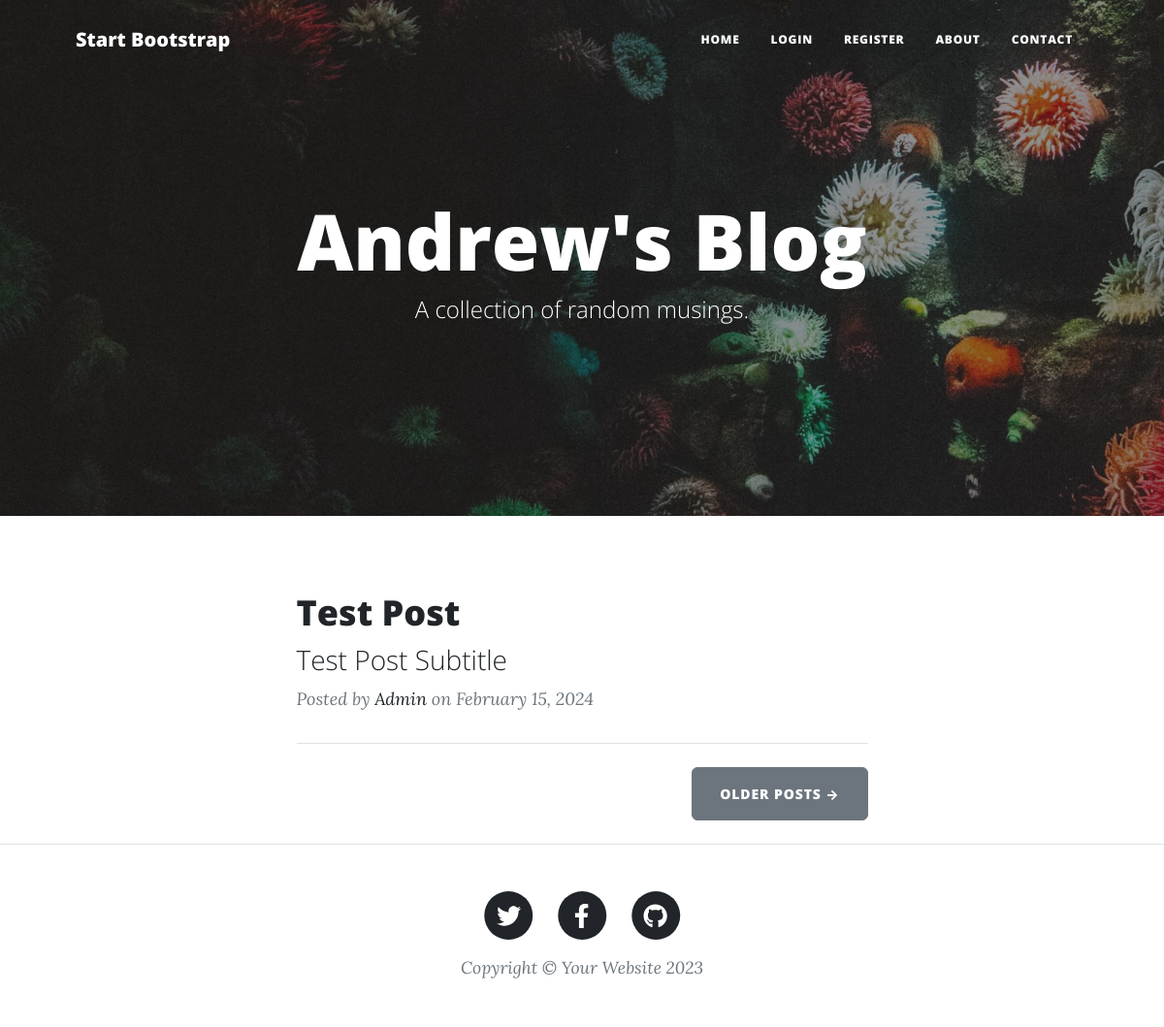
Before: / with the older database file.
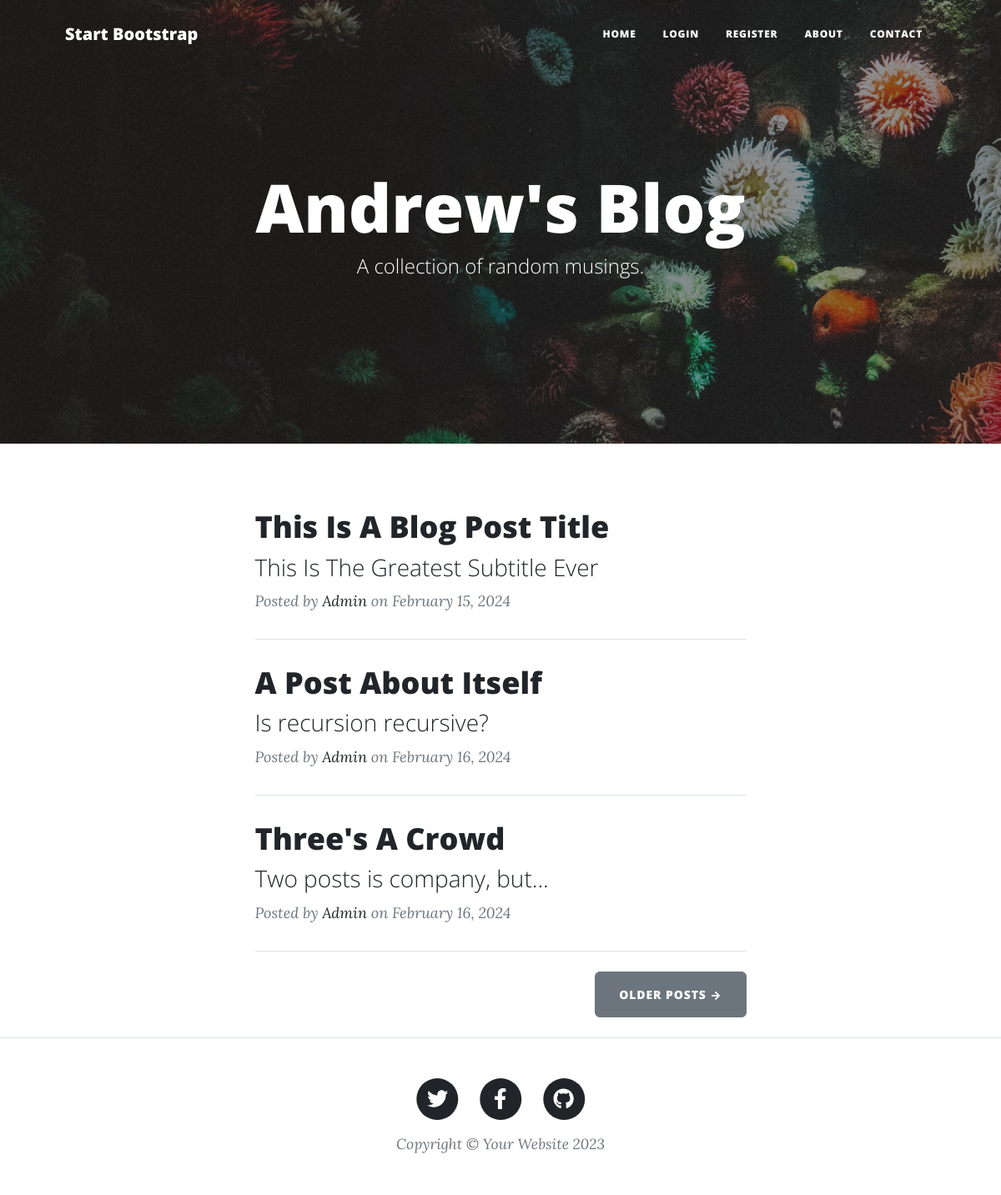
After: the same page with the newer database file.
### main.py (models this page shows)
class BlogPost(db.Model):
    __tablename__ = "blog_posts"
    id: Mapped[int] = mapped_column(Integer, primary_key=True)
    author_id: Mapped[int] = mapped_column(Integer, db.ForeignKey("users.id"))
    author = relationship("User", back_populates="posts")
    title: Mapped[str] = mapped_column(String(250), unique=True, nullable=False)
    subtitle: Mapped[str] = mapped_column(String(250), nullable=False)
    date: Mapped[str] = mapped_column(String(250), nullable=False)
    body: Mapped[str] = mapped_column(Text, nullable=False)
    img_url: Mapped[str] = mapped_column(String(250), nullable=False)
    comments = relationship("Comment", back_populates="parent_post")

class User(UserMixin, db.Model):
    __tablename__ = "users"
    id: Mapped[int] = mapped_column(Integer, primary_key=True)
    email: Mapped[str] = mapped_column(String(100), unique=True)
    password: Mapped[str] = mapped_column(String(100))
    name: Mapped[str] = mapped_column(String(100))
    posts = relationship("BlogPost", back_populates="author")
    comments = relationship("Comment", back_populates="comment_author")

### main.py (the view)
@app.route('/')
def get_all_posts():
    result = db.session.execute(db.select(BlogPost))
    posts = result.scalars().all()
    return render_template("index.html", all_posts=posts, logged_in=current_user.is_authenticated)

### templates/index.html (shortened to what this page needs)
{% include "header.html" %}
<header
  class="masthead"
  style="background-image: url('../static/assets/img/home-bg.jpg')"
>
  <div class="container position-relative px-4 px-lg-5">
    <div class="row gx-4 gx-lg-5 justify-content-center">
      <div class="col-md-10 col-lg-8 col-xl-7">
        <div class="site-heading">
          <h1>Andrew's Blog</h1>
          <span class="subheading">A collection of random musings.</span>
        </div>
      </div>
    </div>
  </div>
</header>
<div class="container px-4 px-lg-5">
  <div class="row gx-4 gx-lg-5 justify-content-center">
    <div class="col-md-10 col-lg-8 col-xl-7">
      {% for post in all_posts %}
      <div class="post-preview">
        <a href="{{ url_for('show_post', post_id=post.id) }}">
          <h2 class="post-title">{{ post.title }}</h2>
          <h3 class="post-subtitle">{{ post.subtitle }}</h3>
        </a>
        <p class="post-meta">
          Posted by
          <a href="#">{{post.author.name}}</a>
          on {{post.date}}
        </p>
      </div>
      <hr class="my-4" />
      {% endfor %}
      <div class="d-flex justify-content-end mb-4">
        <a class="btn btn-secondary text-uppercase" href="#!">Older Posts →</a>
      </div>
    </div>
  </div>
</div>
{% include "footer.html" %}

### templates/header.html (shortened to what this page needs)
<!DOCTYPE html>
<html lang="en">
  <head>
    {% block styles %}
    {{ bootstrap.load_css() }}
    <link
      href="{{ url_for('static', filename='css/styles.css') }}"
      rel="stylesheet"
    />
    {% endblock %}
  </head>
  <body>
    <nav class="navbar navbar-expand-lg navbar-light" id="mainNav">
      <div class="container px-4 px-lg-5">
        <a class="navbar-brand" href="/">Start Bootstrap</a>
        <div class="collapse navbar-collapse" id="navbarResponsive">
          <ul class="navbar-nav ms-auto py-4 py-lg-0">
            <li class="nav-item">
              <a
                class="nav-link px-lg-3 py-3 py-lg-4"
                href="{{ url_for('get_all_posts') }}"
                >Home</a
              >
            </li>
            {% if not logged_in %}
            <li class="nav-item">
              <a
                class="nav-link px-lg-3 py-3 py-lg-4"
                href="{{ url_for('login') }}"
                >Login</a
              >
            </li>
            <li class="nav-item">
              <a
                class="nav-link px-lg-3 py-3 py-lg-4"
                href="{{ url_for('register') }}"
                >Register</a
              >
            </li>
            {% endif %}
            <li class="nav-item">
              <a
                class="nav-link px-lg-3 py-3 py-lg-4"
                href="{{ url_for('about') }}"
                >About</a
              >
            </li>
            <li class="nav-item">
              <a
                class="nav-link px-lg-3 py-3 py-lg-4"
                href="{{ url_for('contact') }}"
                >Contact</a
              >
            </li>
          </ul>
        </div>
      </div>
    </nav>
  </body>
</html>

### templates/footer.html (shortened to what this page needs)
        <footer class="border-top">
          <div class="container px-4 px-lg-5">
              <div class="row gx-4 gx-lg-5 justify-content-center">
                  <div class="col-md-10 col-lg-8 col-xl-7">
                      <ul class="list-inline text-center">
                          <li class="list-inline-item">
                              <a href="#!">
                                  <span class="fa-stack fa-lg">
                                      <i class="fas fa-circle fa-stack-2x"></i>
                                      <i class="fab fa-twitter fa-stack-1x fa-inverse"></i>
                                  </span>
                              </a>
                          </li>
                          <li class="list-inline-item">
                              <a href="#!">
                                  <span class="fa-stack fa-lg">
                                      <i class="fas fa-circle fa-stack-2x"></i>
                                      <i class="fab fa-facebook-f fa-stack-1x fa-inverse"></i>
                                  </span>
                              </a>
                          </li>
                          <li class="list-inline-item">
                              <a href="#!">
                                  <span class="fa-stack fa-lg">
                                      <i class="fas fa-circle fa-stack-2x"></i>
                                      <i class="fab fa-github fa-stack-1x fa-inverse"></i>
                                  </span>
                              </a>
                          </li>
                      </ul>
                      <div class="small text-center text-muted fst-italic">Copyright &copy; Your Website 2023</div>
                  </div>
              </div>
          </div>
      </footer>
  </body>
</html>

Changed rows visible on the page:
changed BlogPost: title "Test Post" → "This Is A Blog Post Title"; subtitle "Test Post Subtitle" → "This Is The Greatest Subtitle Ever"
added BlogPost: title "A Post About Itself", subtitle "Is recursion recursive?", author.name "Admin", date "February 16, 2024"
added BlogPost: title "Three's A Crowd", subtitle "Two posts is company, but...", author.name "Admin", date "February 16, 2024"
